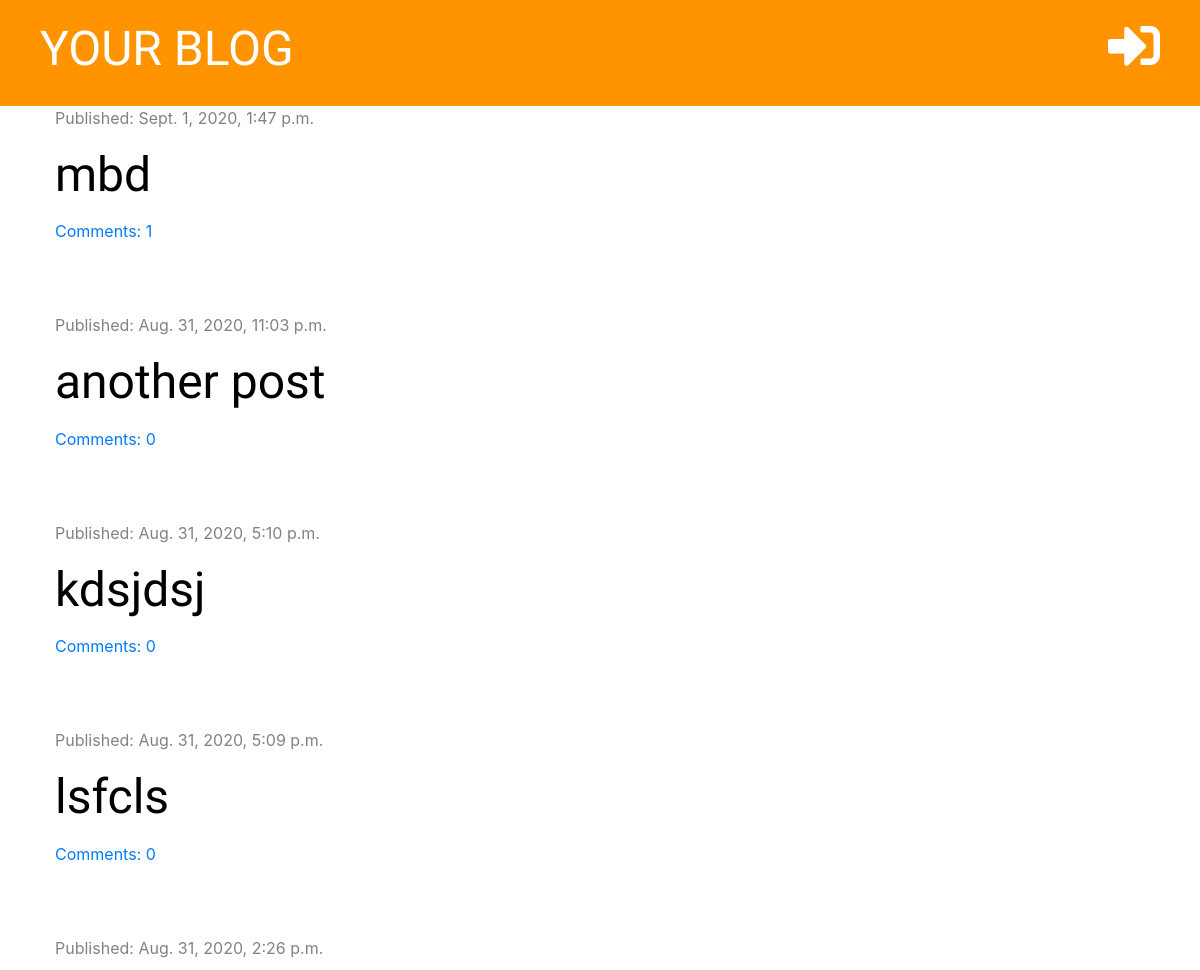
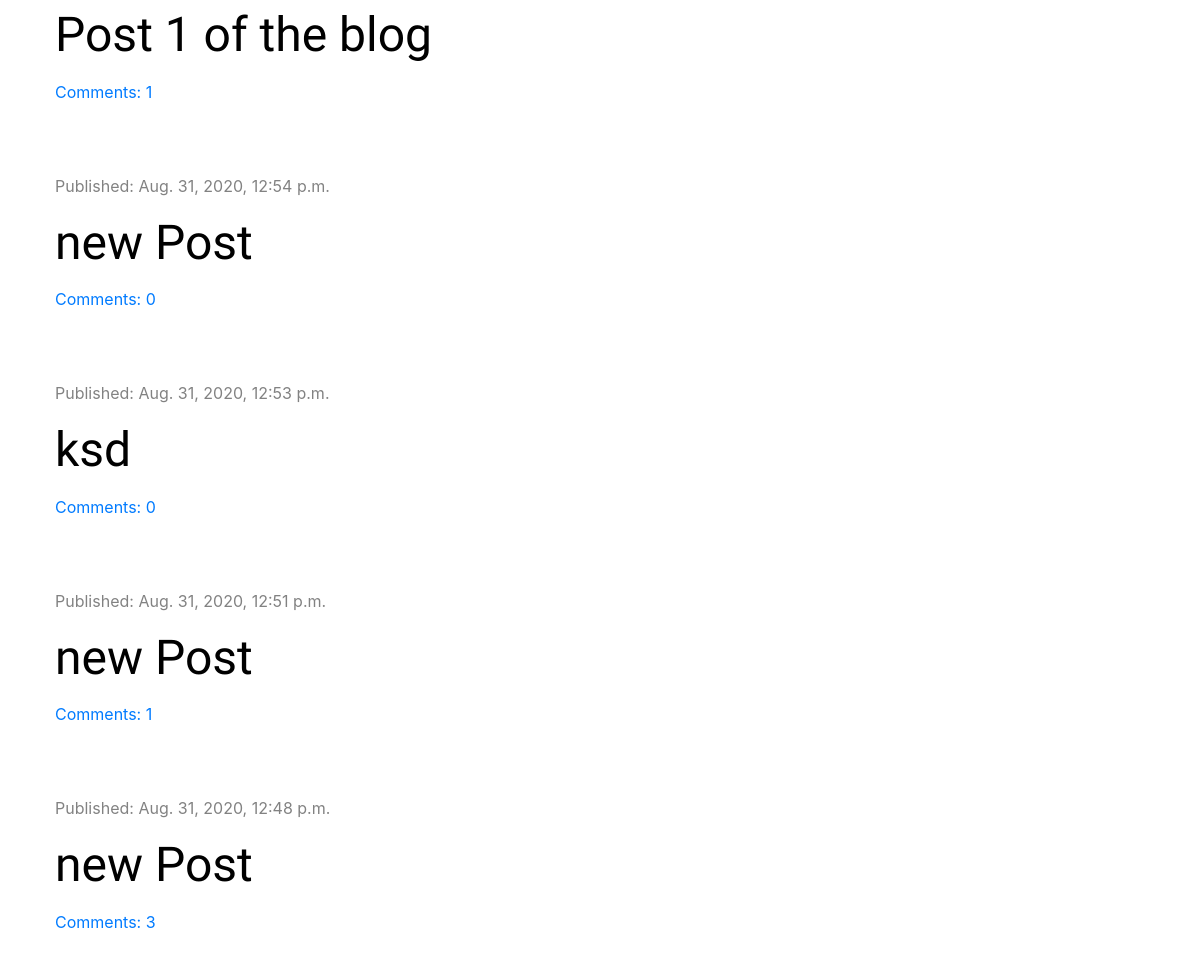
/ (upper part), run on an earlier commit of the app's database (2 pictures, top to bottom).
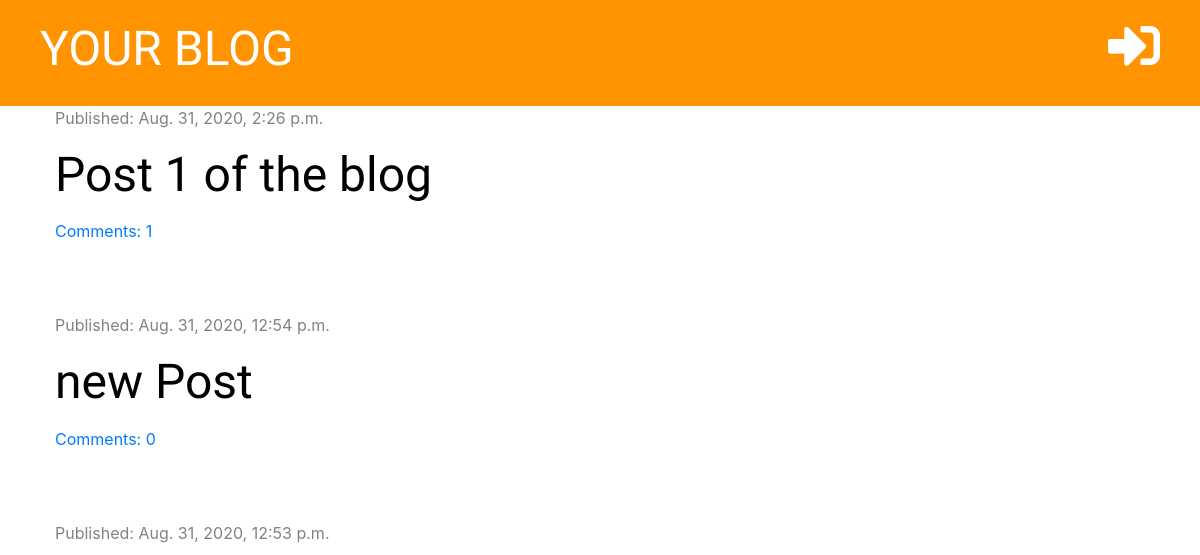
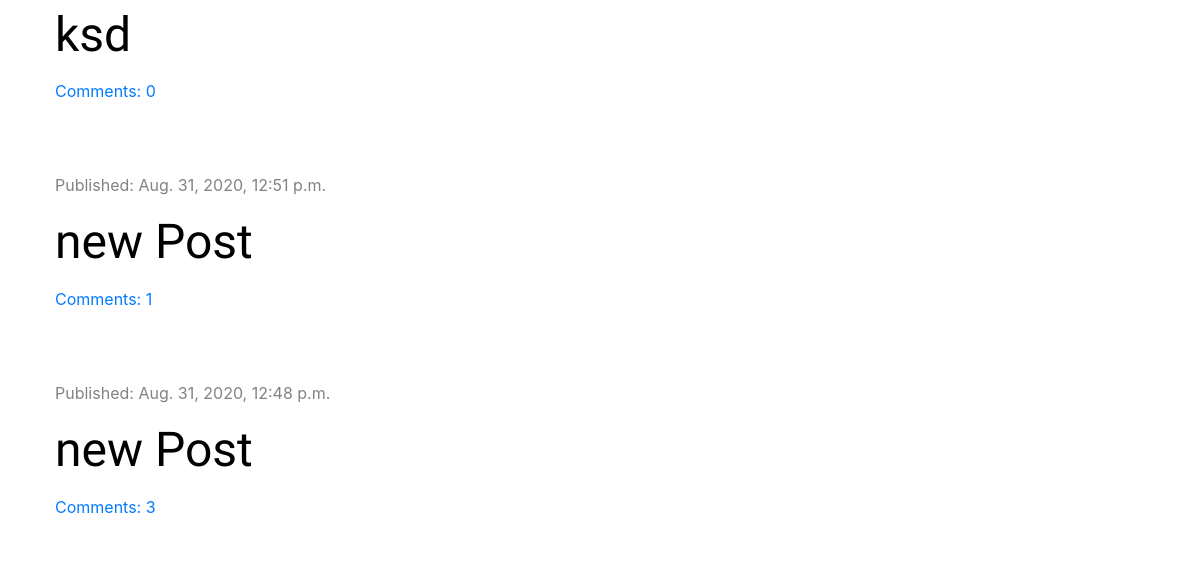
And on a later commit of the database (2 pictures, top to bottom).
### blog/models.py (models this page shows, shortened)
class Post(models.Model):
    author = models.ForeignKey('auth.User', on_delete=models.CASCADE)
    title = models.CharField(max_length=200)
    text = models.TextField()
    created_date = models.DateTimeField(default=timezone.now)
    published_date = models.DateTimeField(blank=True, null=True)
    def approved_comments(self):
        return self.comments.filter(approved=True)

### blog/views.py (the view)
# urls.py: path('', views.post_list, name='post_list'),
def post_list(request):
    posts = Post.objects.filter(published_date__lte=timezone.now()).order_by('-published_date')
    stuff_for_frontend = {'posts': posts}
    return render(request, 'blog/post_list.html', stuff_for_frontend)

### blog/templatetags/markdownify.py (called while the page is built)
@register.filter
def markdown(value):
    renderer = HighlightRenderer()
    markdown = mistune.Markdown(renderer=renderer)
    return markdown(value)

### blog/templates/blog/post_list.html (shortened to what this page needs)
{% extends 'blog/base.html' %}
{% load markdownify %}
{% block content %}
                {% for post in posts %}
                    <div class="post">
                        <div class="date">
                            <p>Published: {{ post.published_date }}</p>
                        </div>
                        <h1><a href="{% url 'post_detail' pk=post.pk %}">{{ post.title }}</a></h1>
                        <a href="{% url "post_detail" pk=post.pk %}">Comments: {{ post.approved_comments.count }}</a>
                    </div>
                {% endfor %}
{% endblock %}

What changed in the data, as far as the page shows it:
removed Post: published_date "Sept. 1, 2020, 1:47 p.m.", title "mbd", approved_comments.count "1"
removed Post: published_date "Aug. 31, 2020, 11:03 p.m.", title "another post", approved_comments.count "0"
removed Post: published_date "Aug. 31, 2020, 5:10 p.m.", title "kdsjdsj", approved_comments.count "0"
removed Post: published_date "Aug. 31, 2020, 5:09 p.m.", title "lsfcls", approved_comments.count "0"
